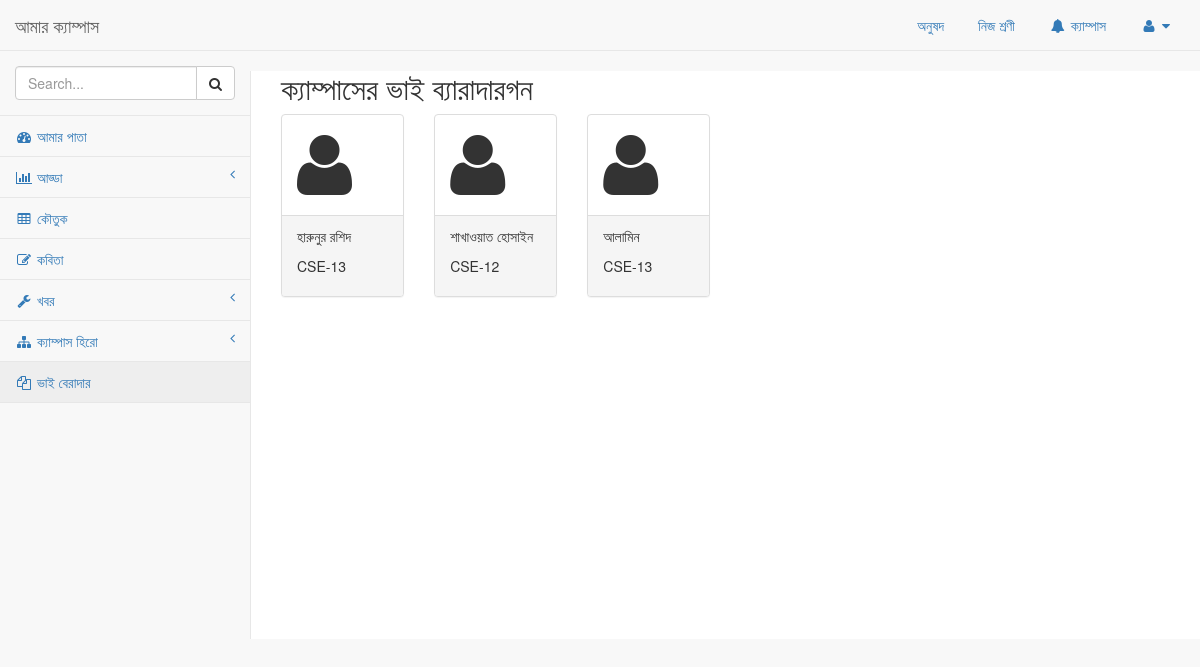
Page /student/all-student-list (signed in) on the committed database.
### student/models.py (models this page shows)
class StudentProfile(models.Model):
    user = models.OneToOneField(User)
    name = models.CharField(max_length=150)
    campus = models.ForeignKey(CampusInfo)
    department = models.ForeignKey(Department)
    batch = models.IntegerField()
    def __str__(self):
        return self.name

### campus/models.py (models this page shows)
class Department(models.Model):
    name = models.CharField(max_length=150)
    sort_name = models.CharField(max_length=25)
    def __str__(self):
        return self.sort_name

### student/views.py (the view)
def all_student_list(request):
    students = StudentProfile.objects.filter(campus=request.user.studentprofile.campus)
    context = {
        'students': students
    }
    return render(request, 'student/all_student_list.html', context)

### templates/student/all_student_list.html (shortened to what this page needs)
{% extends 'base.html' %}
{% block content %}
<h2>ক্যাম্পাসের ভাই ব্যারাদারগন</h2>
  <div class="row">
    {% for student in students %}
        <div class="col-xs-2">
          <div class="panel panel-default">
              <div class="panel-body">
                  <i class="fa fa-user fa-5x" aria-hidden="true"></i>
              </div>
              <div class="panel-footer">
                  <p>{{ student }}</p>
                  <p>{{ student.department}}-{{ student.batch }}</p>
              </div>
          </div>
      </div>
    {% endfor %}
  </div>
{% endblock %}

### static/css/sb-admin-2.css (style rules this page uses)
body { background-color: #f8f8f8; }

### rows in the picture
StudentProfile: name "হারুনুর রশিদ", department "CSE", batch "13"
StudentProfile: name "শাখাওয়াত হোসাইন", department "CSE", batch "12"
StudentProfile: name "আলামিন", department "CSE", batch "13"
